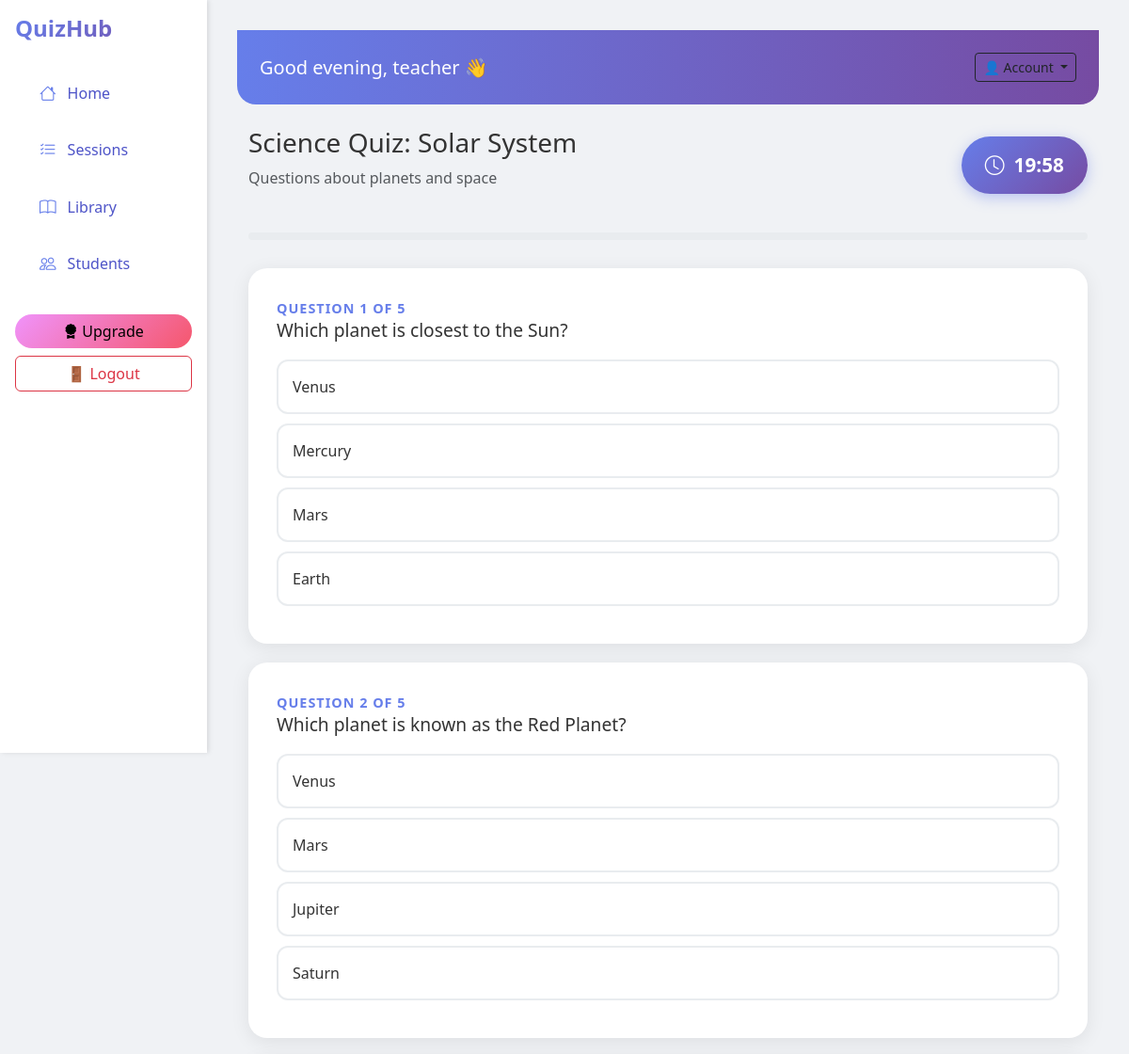
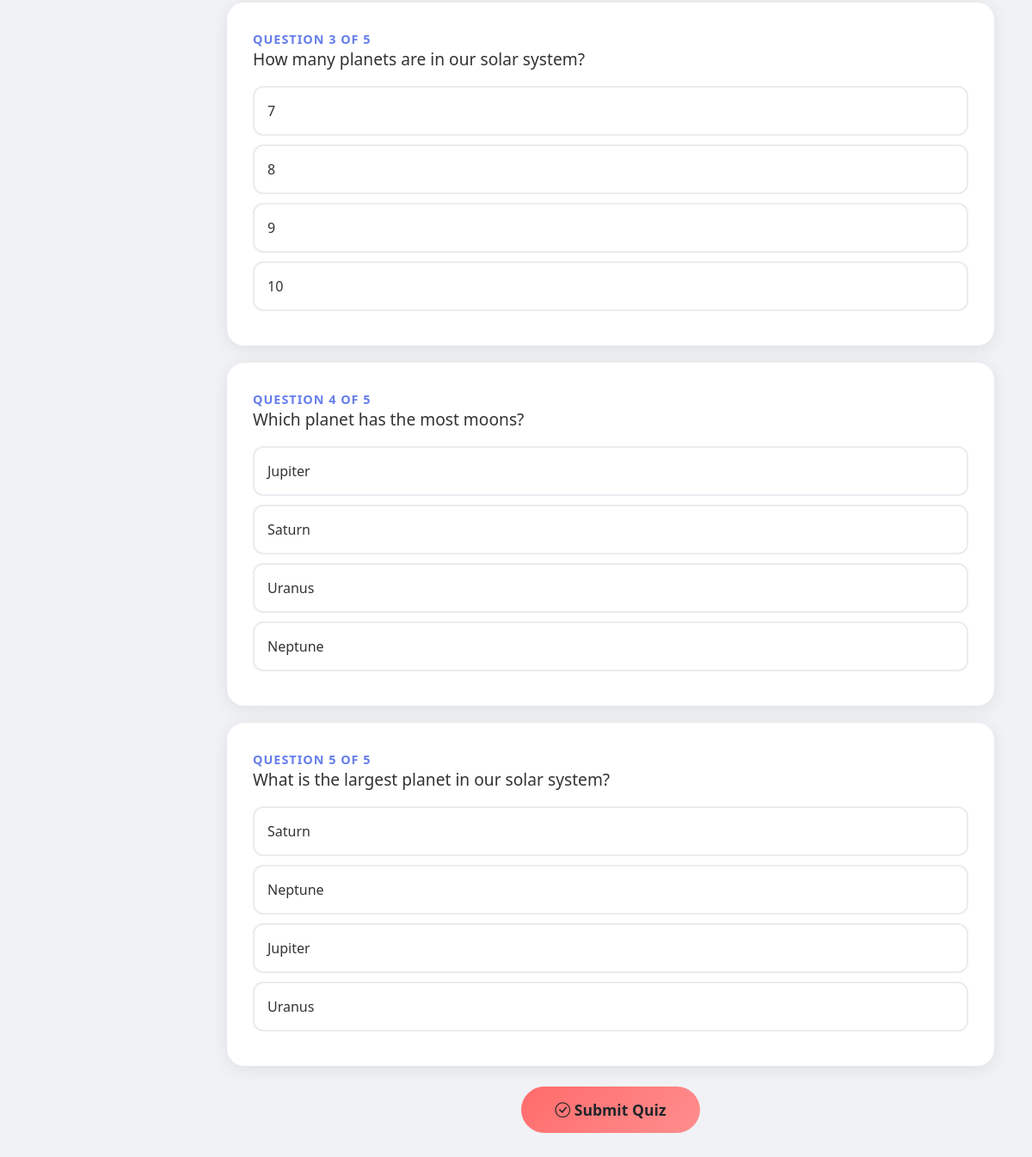
The app's page /quiz/attempt/6/ (signed in) with its own data (2 pictures, top to bottom).
### quizzes/models.py (models this page shows, shortened)
class Quiz(models.Model):
    title = models.CharField(max_length=200, unique=True
    )
    description = models.TextField()
    subject = models.CharField(max_length=100, default="General")
    grade = models.CharField(max_length=50, default="Grade 6")
    time_limit = models.IntegerField(default=10, help_text="Time limit in minutes")
    created_by = models.ForeignKey(User, on_delete=models.CASCADE)

class Question(models.Model):
    quiz = models.ForeignKey(Quiz, on_delete=models.CASCADE)
    text = models.TextField()
    option1 = models.CharField(max_length=200, default="")
    option2 = models.CharField(max_length=200, default="")
    option3 = models.CharField(max_length=200, default="")
    option4 = models.CharField(max_length=200, default="")
    correct_option = models.IntegerField( default=1)

### quizzes/views.py (the view, shortened to what this page needs)
# urls.py: path('quiz/attempt/<int:quiz_id>/', views.attempt_quiz, name='attempt_quiz'),
@login_required
def attempt_quiz(request, quiz_id):
    quiz = get_object_or_404(Quiz, id=quiz_id)
    questions = quiz.question_set.all()
    time_limit_value = quiz.time_limit if quiz.time_limit else 10
    return render(request, 'quizzes/attempt_quiz.html', {
        'quiz': quiz,
        'questions': questions,
        'time_limit': time_limit_value
    })

### templates/quizzes/attempt_quiz.html (shortened to what this page needs)
{% extends 'base.html' %}
{% block content %}
<div class="container mt-4 quiz-container">
    <div class="quiz-header">
        <div class="title-section">
            <h3>{{ quiz.title }}</h3>
            <p class="text-muted">{{ quiz.description }}</p>
        </div>
        <div class="timer-card" id="timer">
            <i class="bi bi-clock"></i>
            <span id="time-display">{{ time_limit }}:00</span>
        </div>
    </div>
    <div class="progress-bar-custom">
    </div>
    <form method="POST" id="quiz-form">
        {% for question in questions %}
        <div class="question-card" data-question="{{ forloop.counter }}">
            <span class="question-number">Question {{ forloop.counter }} of {{ questions|length }}</span>
            <h5 class="question-text">{{ question.text }}</h5>
            <label class="option-label">
                <span>{{ question.option1 }}</span>
            </label>
            <label class="option-label">
                <span>{{ question.option2 }}</span>
            </label>
            <label class="option-label">
                <span>{{ question.option3 }}</span>
            </label>
            <label class="option-label">
                <span>{{ question.option4 }}</span>
            </label>
        </div>
        {% endfor %}
        <div class="text-center mt-4 mb-5">
            <button type="submit" class="btn submit-btn">
                <i class="bi bi-check-circle"></i> Submit Quiz
            </button>
        </div>
    </form>
</div>
{% endblock %}

### templates/base.html (shortened to what this page needs)
{% load static %}
<!DOCTYPE html>
<html>
<head>
    {% load static %}
    <link href="https://cdn.jsdelivr.net/npm/bootstrap@5.3.2/dist/css/bootstrap.min.css" rel="stylesheet">
    <link href="https://cdn.jsdelivr.net/npm/bootstrap-icons/font/bootstrap-icons.css" rel="stylesheet">
    <link rel="stylesheet" href="{% static 'css/style.css' %}">
</head>
<body>
<div class="d-flex">
    <div class="sidebar p-3">
    <h4 class="logo mb-4">QuizHub</h4>
    <ul class="nav flex-column">
        <li class="nav-item">
            <a href="{% url 'dashboard' %}"
               class="nav-link {% if request.path == '/dashboard/' %}active-link{% endif %}">
                <i class="bi bi-house"></i> <span>Home</span>
            </a>
        </li>
        <li class="nav-item">
            <a href="{% url 'sessions' %}"
               class="nav-link {% if request.path == '/sessions/' %}active-link{% endif %}">
                <i class="bi bi-list-check"></i> <span>Sessions</span>
            </a>
        </li>
        <li class="nav-item">
            <a href="{% url 'library' %}"
               class="nav-link {% if request.path == '/library/' %}active-link{% endif %}">
                <i class="bi bi-book"></i> <span>Library</span>
            </a>
        </li>
        <li class="nav-item">
            <a href="{% url 'students' %}"
               class="nav-link {% if request.path == '/students/' %}active-link{% endif %}">
                <i class="bi bi-people"></i> <span>Students</span>
            </a>
        </li>
    </ul>
    <div class="mt-auto text-center">
        <a href="{% url 'upgrade' %}" class="btn btn-warning w-100 mt-4">
            <i class="bi bi-award-fill"></i> Upgrade
        </a>
        <form method="post" action="{% url 'logout' %}" class="w-100 mt-2">
            <button type="submit" class="btn btn-outline-danger w-100">
                🚪 Logout
            </button>
        </form>
    </div>
</div>
    <div class="main-content flex-grow-1">
        <div class="topbar d-flex justify-content-between align-items-center p-4">
            <h5>Good evening, {{ request.user.username }} 👋</h5>
            <div class="dropdown">
                <button class="btn btn-outline-dark btn-sm dropdown-toggle" type="button" id="profileDropdown" data-bs-toggle="dropdown" aria-expanded="false">
                    👤 Account
                </button>
            </div>
        </div>
        {% block content %}{% endblock %}
    </div>
</div>
</body>
</html>

### templates/quizzes/attempt_quiz.html (style rules this page uses)
.timer-card { background: linear-gradient(135deg, #667eea, #764ba2); color: white; padding: 15px 25px; border-radius: 50px; display: inline-flex; align-items: center; gap: 10px; font-size: 1.3rem; font-weight: bold; box-shadow: 0 4px 15px rgba(102, 126, 234, 0.4); }
.question-card { background: white; border-radius: 20px; padding: 30px; margin-bottom: 20px; box-shadow: 0 4px 20px rgba(0,0,0,0.08); }
.question-number { color: #667eea; font-weight: 600; font-size: 0.9rem; text-transform: uppercase; letter-spacing: 1px; }
.question-text { font-size: 1.2rem; font-weight: 500; color: #333; margin-bottom: 20px; }
.option-label { cursor: pointer; padding: 15px; border-radius: 12px; border: 2px solid #e9ecef; margin-bottom: 10px; transition: all 0.3s; display: block; }
.progress-bar-custom { height: 8px; background: #e9ecef; border-radius: 4px; margin-bottom: 30px; }
.quiz-header { display: flex; justify-content: space-between; align-items: center; margin-bottom: 30px; }
.submit-btn { background: linear-gradient(135deg, #ff6b6b, #ff8e8e); border: none; padding: 14px 40px; border-radius: 50px; font-size: 1.1rem; font-weight: 600; }

### records on screen
Quiz: title "Science Quiz: Solar System", description "Questions about planets and space"
Question: questions "5", text "Which planet is closest to the Sun?", option1 "Venus", option2 "Mercury", option3 "Mars", option4 "Earth"
Question: questions "5", text "Which planet is known as the Red Planet?", option1 "Venus", option2 "Mars", option3 "Jupiter", option4 "Saturn"
Question: questions "5", text "How many planets are in our solar system?", option1 "7", option2 "8", option3 "9", option4 "10"
Question: questions "5", text "Which planet has the most moons?", option1 "Jupiter", option2 "Saturn", option3 "Uranus", option4 "Neptune"
Question: questions "5", text "What is the largest planet in our solar system?", option1 "Saturn", option2 "Neptune", option3 "Jupiter", option4 "Uranus"

### other values on screen
{{ request.user.username }} "teacher"
